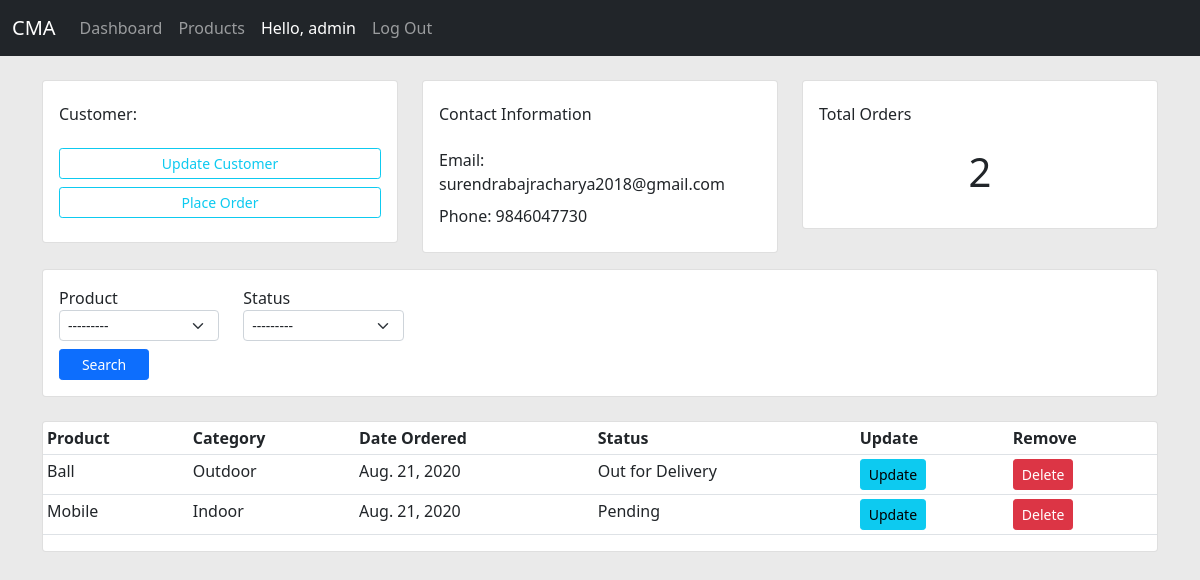
/customer/12/ (signed in), run on the app's committed database.
### accounts/models.py (models this page shows, shortened)
class Customer(models.Model):
    user = models.OneToOneField(User, on_delete=models.CASCADE, null=True)
    name = models.CharField(max_length=200, null=True)
    email = models.EmailField()
    contact = models.CharField(max_length=15)
    profile_pic = models.ImageField(default='profile_default.png', null=True)
    created_date = models.DateTimeField(auto_now_add=True)

class Order(models.Model):
    STATUS = (
        ('Pending', 'Pending'),
        ('Out for Delivery', 'Out for Delivery'),
        ('Delivered', 'Delivered')
    )
    customer = models.ForeignKey(Customer, on_delete=models.CASCADE)
    product = models.ForeignKey(Product, blank=True, on_delete=models.CASCADE)
    status = models.CharField(max_length=200, blank=True, choices=STATUS)
    created_date = models.DateTimeField(auto_now_add=True)

class Product(models.Model):
    CHOICE = (
        ('Indoor', 'Indoor'),
        ('Outdoor', 'Outdoor')
    )
    name = models.CharField(max_length=200)
    price = models.FloatField()
    category = models.CharField(max_length=200, choices=CHOICE)
    added_date = models.DateTimeField(auto_now=True)
    tag = models.ManyToManyField(Tag)
    def __str__(self):
        return self.name

### accounts/decorator.py (the view)
        def wrapper_func(request, *args, **kwargs):
            group = None
            if request.user.groups.exists():
                group = request.user.groups.all()[0].name
            if group in allowed_one:
                return view_func(request, *args, **kwargs)
            else:
                return render(request, 'accounts/notallowed.html')

### accounts/forms.py
class OrderForm(forms.ModelForm):
    class Meta:
        model = Order
        exclude = ['customer']
    def __init__(self, *args, **kwargs):
        super(OrderForm, self).__init__(*args, **kwargs)
        for fn, f in self.fields.items():
            f.widget.attrs['class'] = 'form-select form-select-sm'

### accounts/decorator.py (called while the page is built)
def allowed_user(allowed_one=[]):
    def decorator(view_func):
        def wrapper_func(request, *args, **kwargs):
            group = None
            if request.user.groups.exists():
                group = request.user.groups.all()[0].name
            if group in allowed_one:
                return view_func(request, *args, **kwargs)
            else:
                return render(request, 'accounts/notallowed.html')
        return wrapper_func
    return decorator

### accounts/views.py (called while the page is built, shortened)
@login_required(login_url='login')
@allowed_user(allowed_one=['admin'])
def customer(request, customer_id):
    customer = get_object_or_404(Customer, pk=customer_id)
    orders = customer.order_set.all()
    orders_count = orders.count()
    searchForm = OrderForm()
    context = {
        'form': searchForm,
        'customer': customer,
        'orders': orders,
        'orders_count': orders_count,
    }
    return render(request, 'accounts/customers.html', context)

### accounts/templates/accounts/customers.html
{% extends 'accounts/base.html' %}
{% block content %}
    <div class="row mt-3 gy-2">
        <div class="col-md-4">
            <div class="card card-body">
                <h6 class='mt-2 mb-4'>Customer:</h6>
                <a href="" class="btn btn-outline-info btn-sm">Update Customer</a>
                <a href="{% url 'create_order' customer.id %}" class='btn btn-outline-info btn-sm mt-2 mb-2'>Place Order</a>
            </div>
        </div>
        <div class="col-md-4">
            <div class="card card-body">
                <h6 class="mt-2 mb-4">Contact Information</h6>
                <span>Email: {{ customer.email }} </span>
                <span class='mt-2 mb-2'>Phone: {{ customer.contact }} </span>
            </div>
        </div>
        <div class="col-md-4">
            <div class="card card-body">
                <h6 class='mt-2 mb-4'>Total Orders</h6>
                <p class='display-6 text-center'> {{orders_count }} </p>
            </div>
        </div>
    </div>
    <form class='mt-3 card card-body' method='get'>
        <div class="row">
            <div class="col-md-2">
                {{form.product.label}}
                {{form.product}}
            </div>
            <div class="col-md-2">
                {{form.status.label}}
                {{form.status}}
            </div>
        </div>
        <input type='submit' class='btn btn-primary btn-sm mt-2 col-md-1 ' value='Search'>
    </form>
    <div class="row mt-4">
        <div class="col">
            <div class="card pl-1">
            <table class='table table-sm table'>
                <tr>
                    <th>Product</th>
                    <th>Category</th>
                    <th>Date Ordered</th>
                    <th>Status</th>
                    <th>Update</th>
                    <th>Remove</th>
                </tr>
                {% for order in orders %}
                    <tr>
                        <td> {{ order.product.name }} </td>
                        <td> {{ order.product.category }} </td>
                        <td> {{ order.created_date|date }} </td>
                        <td> {{ order.status }} </td>
                        <td> <a href="{% url 'update_order' order.id %}" class='btn btn-sm btn-info'>Update</a> </td>
                        <td> <a href="{% url 'delete_order' order.id %}" class='btn btn-sm btn-danger'>Delete</a> </td>
                    </tr>
                {% endfor %}
            </table>
            </div>
        </div>
    </div>
{% endblock content %}

### accounts/templates/accounts/nav.html (shortened to what this page needs)
<nav class="navbar navbar-expand-lg navbar-dark bg-dark">
  <div class="container-fluid">
    <a class="navbar-brand ml-5">CMA</a>
    <div class="collapse navbar-collapse" id="navbarText">
    {% if request.user.is_staff %}
      <ul class="navbar-nav mr-auto mb-2 mb-lg-0">
        <li class="nav-item">
          <a class="nav-link" id='home' aria-current="page" href="{% url 'home' %}">Dashboard</a>
        </li>
        <li class="nav-item">
          <a class="nav-link" id='products' href="{% url 'products' %}">Products</a>
        </li>
      </ul>
    {% endif %}
      <ul class="navbar-nav ml-auto mb-2 mb-lg-0">
        <li class="nav-item">
          <a class='nav-link text-white'>Hello, {{request.user.username|default:'Guest'}}</a>
        </li>
        <li class="nav-item">
          <a class="nav-link" id='products' href="{% url 'logout' %}">Log Out</a>
        </li>
      </ul>
    </div>
  </div>
</nav>

### static/css/base.css (style rules this page uses)
body { background: rgba(220, 220, 220, 0.6); }

### data on the page
Customer: email "surendrabajracharya2018@gmail.com", contact "9846047730"
Order: product.name "Ball", product.category "Outdoor", created_date "Aug. 21, 2020", status "Out for Delivery"
Order: product.name "Mobile", product.category "Indoor", created_date "Aug. 21, 2020", status "Pending"

### other printed values
{{ request.user.username|default:'Guest' }} "admin"
{{ orders_count }} "2"
